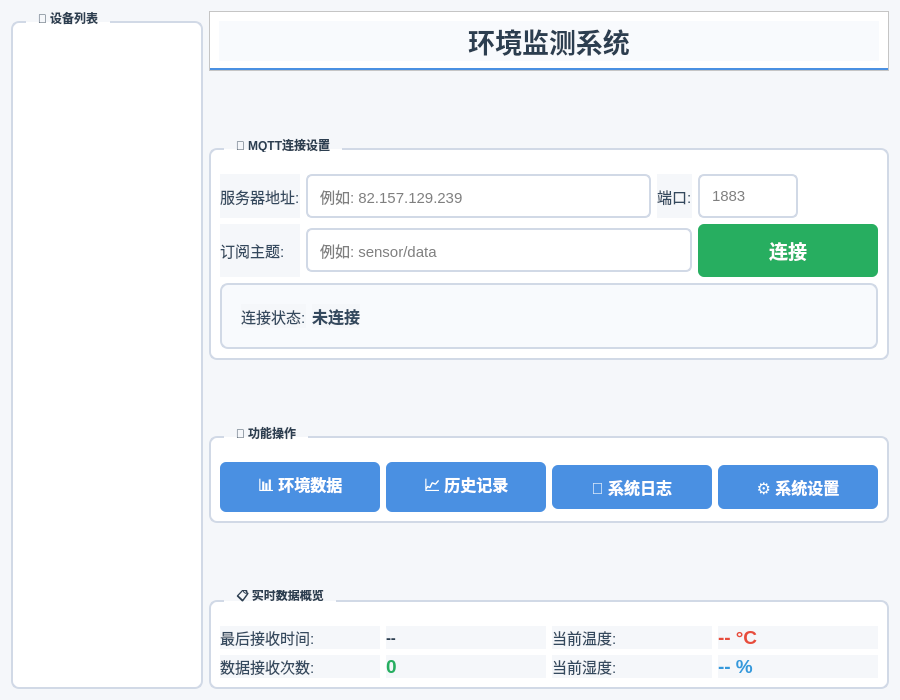
<?xml version="1.0" encoding="UTF-8"?>
<ui version="4.0">
 <class>Widget</class>
 <widget class="QWidget" name="Widget">
  <property name="geometry">
   <rect>
    <x>0</x>
    <y>0</y>
    <width>900</width>
    <height>700</height>
   </rect>
  </property>
  <property name="minimumSize">
   <size>
    <width>900</width>
    <height>700</height>
   </size>
  </property>
  <property name="maximumSize">
   <size>
    <width>1200</width>
    <height>800</height>
   </size>
  </property>
  <property name="windowTitle">
   <string>MQTT环境监测系统</string>
  </property>
  <property name="windowIcon">
   <iconset resource="images.qrc">
    <normaloff>:/new/prefix1/images/EMS.png</normaloff>:/new/prefix1/images/EMS.png</iconset>
  </property>
  <property name="styleSheet">
   <string notr="true">QWidget {
    background-color: #f5f7fa;
    font-family: &quot;Microsoft YaHei&quot;, &quot;Segoe UI&quot;, sans-serif;
}

QGroupBox {
    border: 2px solid #d1d9e6;
    border-radius: 8px;
    margin-top: 10px;
    padding-top: 15px;
    background-color: white;
    font-weight: bold;
    color: #2c3e50;
}

QGroupBox::title {
    subcontrol-origin: margin;
    left: 15px;
    padding: 0 10px 0 10px;
}

QPushButton {
    background-color: #4a90e2;
    color: white;
    border: none;
    border-radius: 6px;
    padding: 10px 20px;
    font-weight: bold;
    font-size: 12pt;
    min-width: 120px;
}

QPushButton:hover {
    background-color: #3a80d2;
}

QPushButton:pressed {
    background-color: #2a70c2;
}

QPushButton#connectButton {
    background-color: #27ae60;
    font-size: 14pt;
    padding: 12px 30px;
}

QPushButton#connectButton:hover {
    background-color: #219955;
}

QPushButton#connectButton:pressed {
    background-color: #1d874a;
}

QPushButton#disconnectButton {
    background-color: #e74c3c;
}

QPushButton#disconnectButton:hover {
    background-color: #d62c1a;
}

QLineEdit, QComboBox {
    border: 2px solid #d1d9e6;
    border-radius: 6px;
    padding: 10px;
    font-size: 11pt;
    background-color: white;
    min-height: 20px;
}

QLineEdit:focus, QComboBox:focus {
    border-color: #4a90e2;
    background-color: #f8fafd;
}

QLabel {
    color: #34495e;
    font-size: 11pt;
}

QFrame#headerFrame {
    background-color: white;
    border-bottom: 3px solid #4a90e2;
}

QFrame#statusFrame {
    background-color: #f8fafd;
    border: 2px solid #d1d9e6;
    border-radius: 8px;
    padding: 10px;
}

#statusLabel {
    font-weight: bold;
    font-size: 12pt;
}</string>
  </property>
  <layout class="QHBoxLayout" name="mainHorizontalLayout">
   <item>
    <widget class="QGroupBox" name="deviceListGroup">
     <property name="title">
      <string>📑 设备列表</string>
     </property>
     <property name="maximumSize">
      <size>
       <width>220</width>
       <height>16777215</height>
      </size>
     </property>
     <layout class="QVBoxLayout" name="deviceListLayout">
      <property name="leftMargin">
       <number>5</number>
      </property>
      <property name="topMargin">
       <number>15</number>
      </property>
      <property name="rightMargin">
       <number>5</number>
      </property>
      <property name="bottomMargin">
       <number>5</number>
      </property>
      <item>
       <widget class="QListWidget" name="deviceListWidget">
        <property name="styleSheet">
         <string notr="true">QListWidget { font-size: 11pt; border: none; background: white; }
QListWidget::item { padding: 8px; border-bottom: 1px solid #f0f0f0; }
QListWidget::item:hover { background-color: #f8fafd; border-left: 4px solid #4a90e2; }
QListWidget::item:selected { background-color: #e3f2fd; color: #1565c0; border-left: 4px solid #1565c0; }</string>
        </property>
       </widget>
      </item>
     </layout>
    </widget>
   </item>
   <item>
    <layout class="QVBoxLayout" name="verticalLayout_2">
   <item>
    <widget class="QFrame" name="headerFrame">
     <property name="maximumSize">
      <size>
       <width>16777215</width>
       <height>100</height>
      </size>
     </property>
     <property name="frameShape">
      <enum>QFrame::Shape::StyledPanel</enum>
     </property>
     <property name="frameShadow">
      <enum>QFrame::Shadow::Raised</enum>
     </property>
     <layout class="QHBoxLayout" name="horizontalLayout">
      <item>
       <widget class="QLabel" name="titleLabel">
        <property name="palette">
         <palette>
          <active>
           <colorrole role="WindowText">
            <brush brushstyle="SolidPattern">
             <color alpha="255">
              <red>44</red>
              <green>62</green>
              <blue>80</blue>
             </color>
            </brush>
           </colorrole>
           <colorrole role="Button">
            <brush brushstyle="LinearGradientPattern">
             <gradient startx="0.000000000000000" starty="0.000000000000000" endx="1.000000000000000" endy="0.000000000000000" type="LinearGradient" spread="PadSpread" coordinatemode="ObjectBoundingMode">
              <gradientstop position="0.000000000000000">
               <color alpha="255">
                <red>52</red>
                <green>152</green>
                <blue>219</blue>
               </color>
              </gradientstop>
              <gradientstop position="1.000000000000000">
               <color alpha="255">
                <red>46</red>
                <green>204</green>
                <blue>113</blue>
               </color>
              </gradientstop>
             </gradient>
            </brush>
           </colorrole>
           <colorrole role="Text">
            <brush brushstyle="SolidPattern">
             <color alpha="255">
              <red>44</red>
              <green>62</green>
              <blue>80</blue>
             </color>
            </brush>
           </colorrole>
           <colorrole role="ButtonText">
            <brush brushstyle="SolidPattern">
             <color alpha="255">
              <red>44</red>
              <green>62</green>
              <blue>80</blue>
             </color>
            </brush>
           </colorrole>
           <colorrole role="Base">
            <brush brushstyle="LinearGradientPattern">
             <gradient startx="0.000000000000000" starty="0.000000000000000" endx="1.000000000000000" endy="0.000000000000000" type="LinearGradient" spread="PadSpread" coordinatemode="ObjectBoundingMode">
              <gradientstop position="0.000000000000000">
               <color alpha="255">
                <red>52</red>
                <green>152</green>
                <blue>219</blue>
               </color>
              </gradientstop>
              <gradientstop position="1.000000000000000">
               <color alpha="255">
                <red>46</red>
                <green>204</green>
                <blue>113</blue>
               </color>
              </gradientstop>
             </gradient>
            </brush>
           </colorrole>
           <colorrole role="Window">
            <brush brushstyle="LinearGradientPattern">
             <gradient startx="0.000000000000000" starty="0.000000000000000" endx="1.000000000000000" endy="0.000000000000000" type="LinearGradient" spread="PadSpread" coordinatemode="ObjectBoundingMode">
              <gradientstop position="0.000000000000000">
               <color alpha="255">
                <red>52</red>
                <green>152</green>
                <blue>219</blue>
               </color>
              </gradientstop>
              <gradientstop position="1.000000000000000">
               <color alpha="255">
                <red>46</red>
                <green>204</green>
                <blue>113</blue>
               </color>
              </gradientstop>
             </gradient>
            </brush>
           </colorrole>
           <colorrole role="PlaceholderText">
            <brush brushstyle="SolidPattern">
             <color alpha="128">
              <red>44</red>
              <green>62</green>
              <blue>80</blue>
             </color>
            </brush>
           </colorrole>
          </active>
          <inactive>
           <colorrole role="WindowText">
            <brush brushstyle="SolidPattern">
             <color alpha="255">
              <red>44</red>
              <green>62</green>
              <blue>80</blue>
             </color>
            </brush>
           </colorrole>
           <colorrole role="Button">
            <brush brushstyle="LinearGradientPattern">
             <gradient startx="0.000000000000000" starty="0.000000000000000" endx="1.000000000000000" endy="0.000000000000000" type="LinearGradient" spread="PadSpread" coordinatemode="ObjectBoundingMode">
              <gradientstop position="0.000000000000000">
               <color alpha="255">
                <red>52</red>
                <green>152</green>
                <blue>219</blue>
               </color>
              </gradientstop>
              <gradientstop position="1.000000000000000">
               <color alpha="255">
                <red>46</red>
                <green>204</green>
                <blue>113</blue>
               </color>
              </gradientstop>
             </gradient>
            </brush>
           </colorrole>
           <colorrole role="Text">
            <brush brushstyle="SolidPattern">
             <color alpha="255">
              <red>44</red>
              <green>62</green>
              <blue>80</blue>
             </color>
            </brush>
           </colorrole>
           <colorrole role="ButtonText">
            <brush brushstyle="SolidPattern">
             <color alpha="255">
              <red>44</red>
              <green>62</green>
              <blue>80</blue>
             </color>
            </brush>
           </colorrole>
           <colorrole role="Base">
            <brush brushstyle="LinearGradientPattern">
             <gradient startx="0.000000000000000" starty="0.000000000000000" endx="1.000000000000000" endy="0.000000000000000" type="LinearGradient" spread="PadSpread" coordinatemode="ObjectBoundingMode">
              <gradientstop position="0.000000000000000">
               <color alpha="255">
                <red>52</red>
                <green>152</green>
                <blue>219</blue>
               </color>
              </gradientstop>
              <gradientstop position="1.000000000000000">
               <color alpha="255">
                <red>46</red>
                <green>204</green>
                <blue>113</blue>
               </color>
              </gradientstop>
             </gradient>
            </brush>
           </colorrole>
           <colorrole role="Window">
            <brush brushstyle="LinearGradientPattern">
             <gradient startx="0.000000000000000" starty="0.000000000000000" endx="1.000000000000000" endy="0.000000000000000" type="LinearGradient" spread="PadSpread" coordinatemode="ObjectBoundingMode">
              <gradientstop position="0.000000000000000">
               <color alpha="255">
                <red>52</red>
                <green>152</green>
                <blue>219</blue>
               </color>
              </gradientstop>
              <gradientstop position="1.000000000000000">
               <color alpha="255">
                <red>46</red>
                <green>204</green>
                <blue>113</blue>
               </color>
              </gradientstop>
             </gradient>
            </brush>
           </colorrole>
           <colorrole role="PlaceholderText">
            <brush brushstyle="SolidPattern">
             <color alpha="128">
              <red>44</red>
              <green>62</green>
              <blue>80</blue>
             </color>
            </brush>
           </colorrole>
          </inactive>
          <disabled>
           <colorrole role="WindowText">
            <brush brushstyle="SolidPattern">
             <color alpha="255">
              <red>44</red>
              <green>62</green>
              <blue>80</blue>
             </color>
            </brush>
           </colorrole>
           <colorrole role="Button">
            <brush brushstyle="LinearGradientPattern">
             <gradient startx="0.000000000000000" starty="0.000000000000000" endx="1.000000000000000" endy="0.000000000000000" type="LinearGradient" spread="PadSpread" coordinatemode="ObjectBoundingMode">
              <gradientstop position="0.000000000000000">
               <color alpha="255">
                <red>52</red>
                <green>152</green>
                <blue>219</blue>
               </color>
              </gradientstop>
              <gradientstop position="1.000000000000000">
               <color alpha="255">
                <red>46</red>
                <green>204</green>
                <blue>113</blue>
               </color>
              </gradientstop>
             </gradient>
            </brush>
           </colorrole>
           <colorrole role="Text">
            <brush brushstyle="SolidPattern">
             <color alpha="255">
              <red>44</red>
              <green>62</green>
              <blue>80</blue>
             </color>
            </brush>
           </colorrole>
           <colorrole role="ButtonText">
            <brush brushstyle="SolidPattern">
             <color alpha="255">
              <red>44</red>
              <green>62</green>
              <blue>80</blue>
             </color>
            </brush>
           </colorrole>
           <colorrole role="Base">
            <brush brushstyle="LinearGradientPattern">
             <gradient startx="0.000000000000000" starty="0.000000000000000" endx="1.000000000000000" endy="0.000000000000000" type="LinearGradient" spread="PadSpread" coordinatemode="ObjectBoundingMode">
              <gradientstop position="0.000000000000000">
               <color alpha="255">
                <red>52</red>
                <green>152</green>
                <blue>219</blue>
               </color>
              </gradientstop>
              <gradientstop position="1.000000000000000">
               <color alpha="255">
                <red>46</red>
                <green>204</green>
                <blue>113</blue>
               </color>
              </gradientstop>
             </gradient>
            </brush>
           </colorrole>
           <colorrole role="Window">
            <brush brushstyle="LinearGradientPattern">
             <gradient startx="0.000000000000000" starty="0.000000000000000" endx="1.000000000000000" endy="0.000000000000000" type="LinearGradient" spread="PadSpread" coordinatemode="ObjectBoundingMode">
              <gradientstop position="0.000000000000000">
               <color alpha="255">
                <red>52</red>
                <green>152</green>
                <blue>219</blue>
               </color>
              </gradientstop>
              <gradientstop position="1.000000000000000">
               <color alpha="255">
                <red>46</red>
                <green>204</green>
                <blue>113</blue>
               </color>
              </gradientstop>
             </gradient>
            </brush>
           </colorrole>
           <colorrole role="PlaceholderText">
            <brush brushstyle="SolidPattern">
             <color alpha="128">
              <red>44</red>
              <green>62</green>
              <blue>80</blue>
             </color>
            </brush>
           </colorrole>
          </disabled>
         </palette>
        </property>
        <property name="styleSheet">
         <string notr="true">QWidget {
    background-color: #f8fafd;
    font-family: &quot;Microsoft YaHei&quot;, &quot;Segoe UI&quot;, sans-serif;
}

QGroupBox {
    border: 2px solid #d1d9e6;
    border-radius: 10px;
    margin-top: 10px;
    padding-top: 20px;
    background-color: white;
    font-weight: bold;
    color: #2c3e50;
    font-size: 12pt;
}

QGroupBox::title {
    subcontrol-origin: margin;
    left: 20px;
    padding: 0 15px 0 15px;
    background-color: white;
}

QLabel {
    font-size: 11pt;
}

#titleLabel {
    font-size: 20pt;
    font-weight: bold;
    color: #2c3e50;
    background: qlineargradient(x1:0, y1:0, x2:1, y2:0,
                                stop:0 #3498db, stop:1 #2ecc71);
    -webkit-background-clip: text;
    -webkit-text-fill-color: transparent;
    background-clip: text;
}

#tempValueLabel, #humidityValueLabel {
    font-size: 36pt;
    font-weight: bold;
}

#statusLabel {
    font-size: 12pt;
    font-weight: bold;
    padding: 8px 15px;
    border-radius: 20px;
}</string>
        </property>
        <property name="text">
         <string>环境监测系统</string>
        </property>
        <property name="alignment">
         <set>Qt::AlignmentFlag::AlignCenter</set>
        </property>
       </widget>
      </item>
     </layout>
    </widget>
   </item>
   <item>
    <spacer name="verticalSpacer">
     <property name="orientation">
      <enum>Qt::Orientation::Vertical</enum>
     </property>
     <property name="sizeHint" stdset="0">
      <size>
       <width>20</width>
       <height>20</height>
      </size>
     </property>
    </spacer>
   </item>
   <item>
    <widget class="QGroupBox" name="groupBox">
     <property name="title">
      <string>🔌 MQTT连接设置</string>
     </property>
     <layout class="QGridLayout" name="gridLayout">
      <item row="0" column="0">
       <widget class="QLabel" name="label">
        <property name="text">
         <string>服务器地址:</string>
        </property>
       </widget>
      </item>
      <item row="0" column="1">
       <widget class="QLineEdit" name="serverEdit">
        <property name="placeholderText">
         <string>例如: 82.157.129.239</string>
        </property>
       </widget>
      </item>
      <item row="0" column="2">
       <widget class="QLabel" name="label_2">
        <property name="text">
         <string>端口:</string>
        </property>
       </widget>
      </item>
      <item row="0" column="3">
       <widget class="QLineEdit" name="portEdit">
        <property name="maximumSize">
         <size>
          <width>100</width>
          <height>16777215</height>
         </size>
        </property>
        <property name="placeholderText">
         <string>1883</string>
        </property>
       </widget>
      </item>
      <item row="1" column="0">
       <widget class="QLabel" name="label_3">
        <property name="text">
         <string>订阅主题:</string>
        </property>
       </widget>
      </item>
      <item row="1" column="1" colspan="2">
       <widget class="QLineEdit" name="topicEdit">
        <property name="placeholderText">
         <string>例如: sensor/data</string>
        </property>
       </widget>
      </item>
      <item row="1" column="3">
       <widget class="QPushButton" name="connectButton">
        <property name="text">
         <string>连接</string>
        </property>
        <property name="icon">
         <iconset>
          <normaloff>:/icons/connect.png</normaloff>:/icons/connect.png</iconset>
        </property>
       </widget>
      </item>
      <item row="2" column="0" colspan="4">
       <widget class="QFrame" name="statusFrame">
        <property name="frameShape">
         <enum>QFrame::Shape::StyledPanel</enum>
        </property>
        <property name="frameShadow">
         <enum>QFrame::Shadow::Sunken</enum>
        </property>
        <layout class="QHBoxLayout" name="horizontalLayout_3">
         <item>
          <widget class="QLabel" name="label_4">
           <property name="text">
            <string>连接状态:</string>
           </property>
          </widget>
         </item>
         <item>
          <widget class="QLabel" name="statusLabel">
           <property name="text">
            <string>未连接</string>
           </property>
          </widget>
         </item>
         <item>
          <spacer name="horizontalSpacer">
           <property name="orientation">
            <enum>Qt::Orientation::Horizontal</enum>
           </property>
           <property name="sizeHint" stdset="0">
            <size>
             <width>40</width>
             <height>20</height>
            </size>
           </property>
          </spacer>
         </item>
        </layout>
       </widget>
      </item>
     </layout>
    </widget>
   </item>
   <item>
    <spacer name="verticalSpacer_2">
     <property name="orientation">
      <enum>Qt::Orientation::Vertical</enum>
     </property>
     <property name="sizeHint" stdset="0">
      <size>
       <width>20</width>
       <height>30</height>
      </size>
     </property>
    </spacer>
   </item>
   <item>
    <widget class="QGroupBox" name="groupBox_2">
     <property name="title">
      <string>🚀 功能操作</string>
     </property>
     <layout class="QHBoxLayout" name="horizontalLayout_2">
      <item>
       <widget class="QPushButton" name="dataWindowButton">
        <property name="text">
         <string>📊 环境数据</string>
        </property>
        <property name="icon">
         <iconset>
          <normaloff>:/icons/data.png</normaloff>:/icons/data.png</iconset>
        </property>
        <property name="iconSize">
         <size>
          <width>24</width>
          <height>24</height>
         </size>
        </property>
       </widget>
      </item>
      <item>
       <widget class="QPushButton" name="historyWindowButton">
        <property name="text">
         <string>📈 历史记录</string>
        </property>
        <property name="icon">
         <iconset>
          <normaloff>:/icons/history.png</normaloff>:/icons/history.png</iconset>
        </property>
        <property name="iconSize">
         <size>
          <width>24</width>
          <height>24</height>
         </size>
        </property>
       </widget>
      </item>
      <item>
       <widget class="QPushButton" name="logWindowButton">
        <property name="text">
         <string>📝 系统日志</string>
        </property>
        <property name="icon">
         <iconset>
          <normaloff>:/icons/log.png</normaloff>:/icons/log.png</iconset>
        </property>
        <property name="iconSize">
         <size>
          <width>24</width>
          <height>24</height>
         </size>
        </property>
       </widget>
      </item>
      <item>
       <widget class="QPushButton" name="settingsButton">
        <property name="text">
         <string>⚙️ 系统设置</string>
        </property>
        <property name="icon">
         <iconset>
          <normaloff>:/icons/settings.png</normaloff>:/icons/settings.png</iconset>
        </property>
        <property name="iconSize">
         <size>
          <width>24</width>
          <height>24</height>
         </size>
        </property>
       </widget>
      </item>
     </layout>
    </widget>
   </item>
   <item>
    <spacer name="verticalSpacer_3">
     <property name="orientation">
      <enum>Qt::Orientation::Vertical</enum>
     </property>
     <property name="sizeHint" stdset="0">
      <size>
       <width>20</width>
       <height>40</height>
      </size>
     </property>
    </spacer>
   </item>
   <item>
    <widget class="QGroupBox" name="groupBox_3">
     <property name="title">
      <string>📋 实时数据概览</string>
     </property>
     <layout class="QGridLayout" name="gridLayout_2">
      <item row="0" column="0">
       <widget class="QLabel" name="label_5">
        <property name="text">
         <string>最后接收时间:</string>
        </property>
       </widget>
      </item>
      <item row="0" column="1">
       <widget class="QLabel" name="lastUpdateTimeLabel">
        <property name="styleSheet">
         <string notr="true">font-weight: bold;
color: #2c3e50;</string>
        </property>
        <property name="text">
         <string>--</string>
        </property>
       </widget>
      </item>
      <item row="1" column="0">
       <widget class="QLabel" name="label_11">
        <property name="text">
         <string>数据接收次数:</string>
        </property>
       </widget>
      </item>
      <item row="1" column="1">
       <widget class="QLabel" name="dataCountLabel">
        <property name="styleSheet">
         <string notr="true">font-weight: bold;
font-size: 14pt;
color: #27ae60;</string>
        </property>
        <property name="text">
         <string>0</string>
        </property>
       </widget>
      </item>
      <item row="0" column="2">
       <widget class="QLabel" name="label_7">
        <property name="text">
         <string>当前温度:</string>
        </property>
       </widget>
      </item>
      <item row="1" column="2">
       <widget class="QLabel" name="label_9">
        <property name="text">
         <string>当前湿度:</string>
        </property>
       </widget>
      </item>
      <item row="0" column="3">
       <widget class="QLabel" name="currentTempLabel">
        <property name="styleSheet">
         <string notr="true">font-weight: bold;
font-size: 14pt;
color: #e74c3c;</string>
        </property>
        <property name="text">
         <string>-- °C</string>
        </property>
       </widget>
      </item>
      <item row="1" column="3">
       <widget class="QLabel" name="currentHumidityLabel">
        <property name="styleSheet">
         <string notr="true">font-weight: bold;
font-size: 14pt;
color: #3498db;</string>
        </property>
        <property name="text">
         <string>-- %</string>
        </property>
       </widget>
      </item>
     </layout>
    </widget>
    </item>
   </layout>
  </item>
 </layout>
</widget>
 <resources>
  <include location="images.qrc"/>
 </resources>
 <connections/>
</ui>
